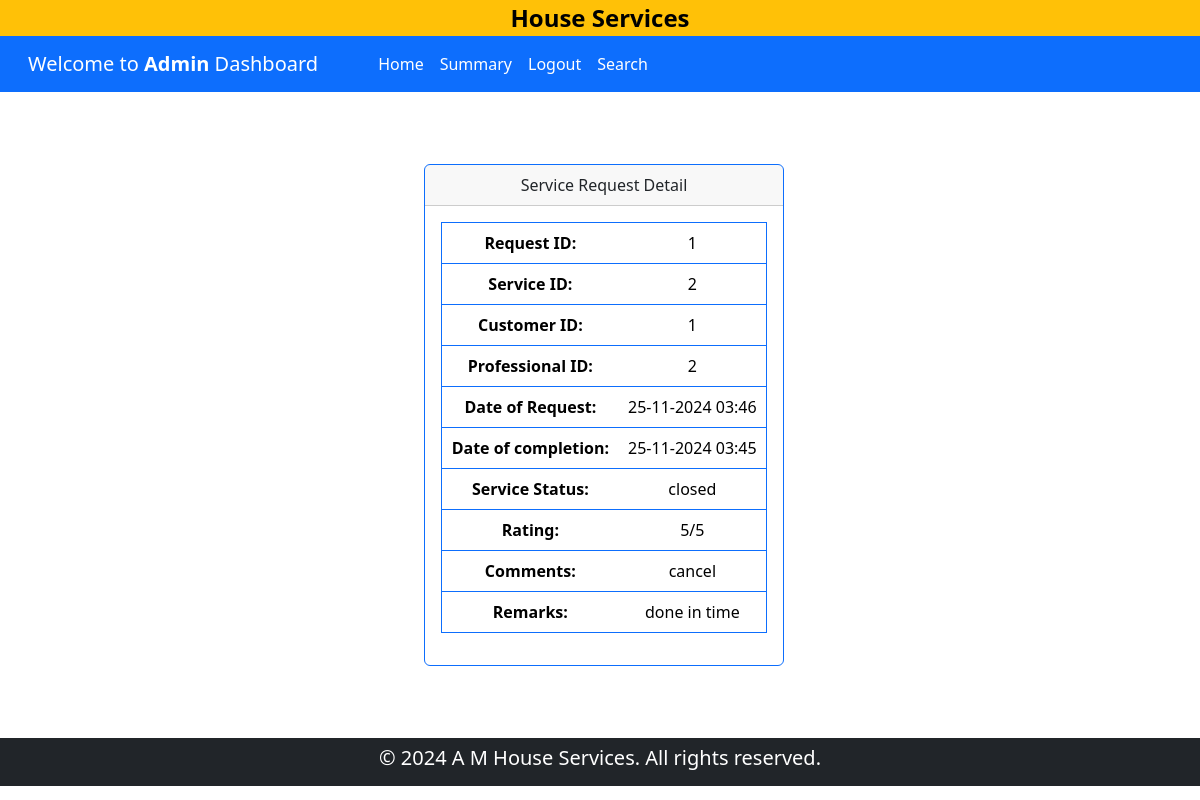
Screenshot of /admin/show_detail/service_request/1 with the database file from the repository.
### backened/modals.py (models this page shows)
class ServiceRequest(db.Model):
    __tablename__ = "service_request"
    id = db.Column(db.Integer, primary_key=True)
    service_id = db.Column(db.Integer, db.ForeignKey("service.id"), nullable=False)
    customer_id = db.Column(db.Integer, db.ForeignKey("customer.id"), nullable=False)
    professional_id = db.Column(db.Integer, db.ForeignKey("professional.id"), nullable=False)
    date_of_request = db.Column(db.DateTime, default=datetime.now,nullable=False)
    date_of_completion = db.Column(db.DateTime, nullable=True)
    service_status = db.Column(db.String(50), nullable=False, default="requested")
    remarks = db.Column(db.Text, nullable=True)
    reviews = db.relationship("Review", backref="service_request", lazy=True, cascade="all, delete-orphan")

class Review(db.Model):
    __tablename__ = "review"
    id = db.Column(db.Integer, primary_key=True)
    service_request_id = db.Column(db.Integer, db.ForeignKey("service_request.id"), nullable=False)
    customer_id = db.Column(db.Integer, db.ForeignKey("customer.id"), nullable=False)
    rating = db.Column(db.Integer, nullable=False)
    comment = db.Column(db.Text, nullable=True)

### backened/controller.py (the view)
@app.route("/admin/show_detail/<item>/<id>")
def show_detail_admin(item, id):
    if item == "service":
        ser = Service.query.filter_by(id=id).first()
        return render_template("show_admin_detail.html", ser=ser, item=item)
    elif item == "service_request":
        serreq = ServiceRequest.query.filter_by(id=id).first()
        return render_template("show_admin_detail.html", serreq=serreq, item=item)
    elif item == "customer":
        cust = Customer.query.filter_by(id=id).first()
        return render_template("show_admin_detail.html", customer=cust, item=item)
    else:
        prof = Professional.query.filter_by(id=id).first()
        rating = calculate_average_rating(prof)
        return render_template("show_admin_detail.html", prof=prof, item=item,rating =rating)

### templates/show_admin_detail.html (shortened to what this page needs)
{% extends 'admin_dashboard.html' %}
{% block admin_content %}
    <div class="container-fluid justify-content-center m-3">
        {% if item == 'service' %}
            <div class="my-5 row container align-items-center justify-content-center">
                <div class="col-8 col-lg-4 col-xl-4 my-4 ">
                    <div class="card border-primary">
                        <div class="card-header text-center">
                            Service Detail
                        </div>
                        <div class="card-body text-center">
                            <table class="table border border-primary">
                                <tr>
                                    <th>Service ID:</th>
                                    <td>{{ ser.id }}</td>
                                </tr>
                                <tr>
                                    <th> Name:</th>
                                    <td>{{ ser.name }}</td>
                                </tr>
                                <tr>
                                    <th>Price:</th>
                                    <td>Rs.  {{ ser.price }}</td>
                                </tr>
                                <tr>
                                    <th>Time Required:</th>
                                    <td>{{ ser.time_required }}</td>
                                </tr>
                                <tr>
                                    <th>Description:</th>
                                    <td>{{ ser.description }}</td>
                                </tr>
                            </table>
                        </div>
                    </div>
                </div>
            </div>
        {% elif item == 'service_request' %}
        <div class="my-5 row container-fluid align-items-center justify-content-center">
            <div class="col-8 col-lg-4 col-xl-4 my-4 ">
                <div class="card border-primary">
                    <div class="card-header text-center">
                        Service Request Detail
                    </div>
                    <div class="card-body text-center">
                        <table class="table border border-primary">
                            <tr>
                                <th>Request ID:</th>
                                <td>{{ serreq.id }}</td>
                            </tr>
                            <tr>
                                <th> Service ID:</th>
                                <td>{{ serreq.service_id}}</td>
                            </tr>
                            <tr>
                                <th>Customer ID:</th>
                                <td>{{ serreq.customer_id }}</td>
                            </tr>
                            <tr>
                                <th>Professional ID:</th>
                                <td>{{ serreq.professional_id }}</td>
                            </tr>
                            <tr>
                                <th>Date of Request:</th>
                                <td>{{ serreq.date_of_request.strftime('%d-%m-%Y %H:%M') }}</td>
                            </tr>
                            <tr>
                                <th>Date of completion:</th>
                                <td>{{ serreq.date_of_completion.strftime('%d-%m-%Y %H:%M') }}</td>
                            </tr>
                            <tr>
                                <th>Service Status:</th>
                                <td>{{ serreq.service_status }}</td>
                            </tr>
                            {% for review in serreq.reviews %}
                            {% if review %}
                            <tr>
                                <th>Rating:</th>
                                <td>{{ review.rating|round(1) }}/5</td>
                            </tr>
                            <tr>
                                <th>Comments:</th>
                                <td>{{ review.comment }}</td>
                            </tr>
                            {% endif %}
                            {% endfor %}
                            <tr>
                                <th>Remarks:</th>
                                <td>{{ serreq.remarks }}</td>
                            </tr>
                        </table>
                    </div>
                </div>
            </div>
        </div>
        {% endif %}
    </div>
{% endblock admin_content %}

### templates/admin_dashboard.html (style rules this page uses)
body { width: 100%; height: 100%; overflow-x: hidden; }

### rows the page displays
ServiceRequest: id "1", service_id "2", customer_id "1", professional_id "2", date_of_request "25-11-2024 03:46", date_of_completion "25-11-2024 03:45", service_status "closed", remarks "done in time"
Review: rating "5", comment "cancel"
